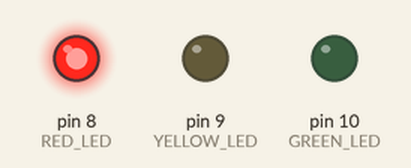
Bench run of a sketch on a simulated Arduino Uno, built with avr-gcc and run on an emulated ATmega328P. Shown: output pins drawn as LEDs (lit = HIGH).

Above: at 2.5 s.
At 6.0 s:
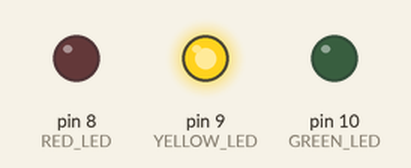
At 9.5 s:
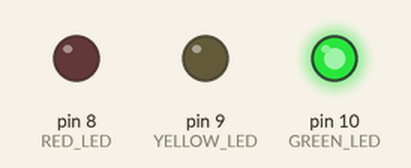
Timing chart, 0 to 15.6 s (numbered marks = the images above):
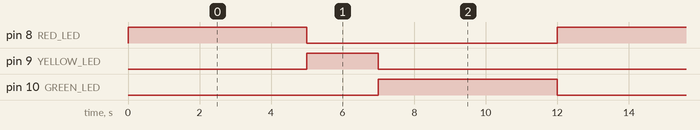

Measured:
- by itself, pin 8 (RED_LED), pin 10 (GREEN_LED): alternates HIGH for 5.0 s and LOW for 7.0 s
- by itself, pin 9 (YELLOW_LED): alternates HIGH for 2.0 s and LOW for 10.0 s
- by itself, everything shown: repeats every 12.0 s, in 3 steps

The sketch:

traffic_light.ino
```cpp
// Arduino Traffic Light System
// Red LED    -> Pin 8
// Yellow LED -> Pin 9
// Green LED  -> Pin 10

const int RED_LED = 8;
const int YELLOW_LED = 9;
const int GREEN_LED = 10;

// Traffic light timing values in milliseconds
const int RED_TIME = 5000;
const int YELLOW_TIME = 2000;
const int GREEN_TIME = 5000;

void setup() {
  pinMode(RED_LED, OUTPUT);
  pinMode(YELLOW_LED, OUTPUT);
  pinMode(GREEN_LED, OUTPUT);
}

void loop() {

  // RED - STOP
  digitalWrite(RED_LED, HIGH);
  digitalWrite(YELLOW_LED, LOW);
  digitalWrite(GREEN_LED, LOW);
  delay(RED_TIME);

  // YELLOW - WAIT
  digitalWrite(RED_LED, LOW);
  digitalWrite(YELLOW_LED, HIGH);
  digitalWrite(GREEN_LED, LOW);
  delay(YELLOW_TIME);

  // GREEN - GO
  digitalWrite(RED_LED, LOW);
  digitalWrite(YELLOW_LED, LOW);
  digitalWrite(GREEN_LED, HIGH);
  delay(GREEN_TIME);
}
```
